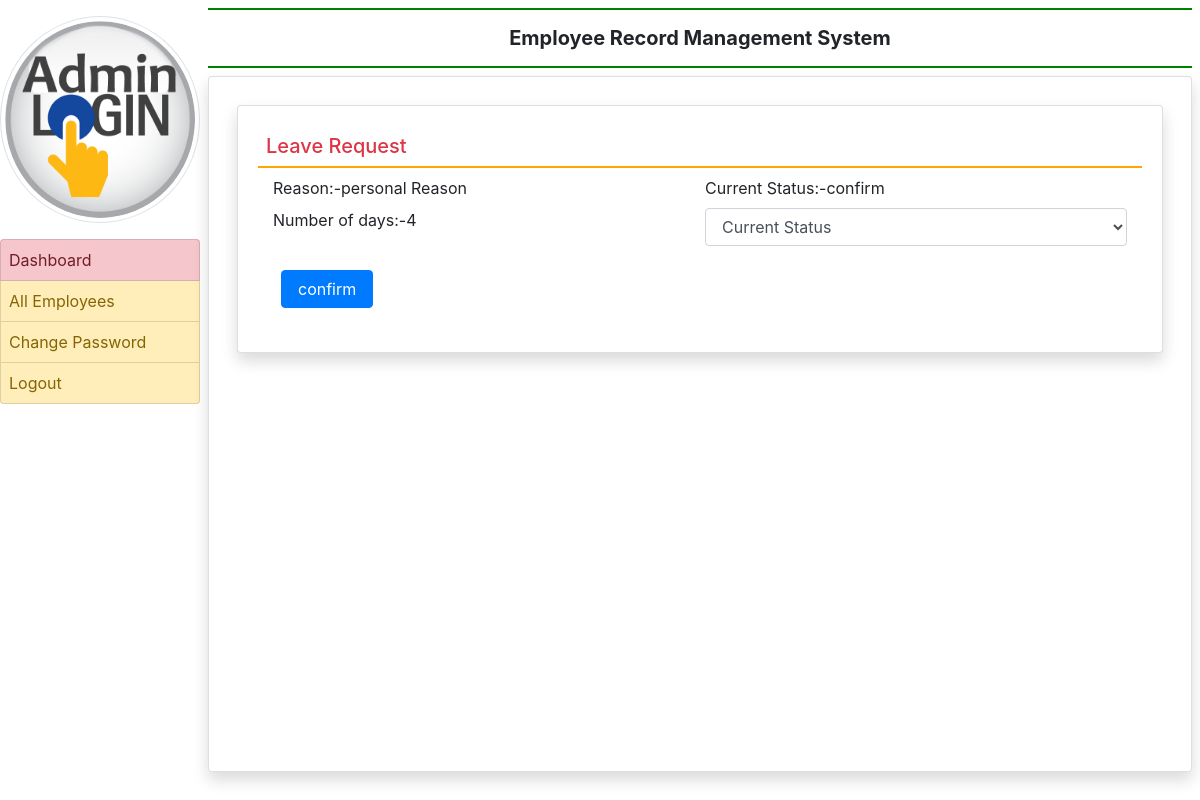
Page /request_status/31 (signed in) on the committed database.
### employee/models.py (models this page shows, shortened)
class EmployeeLeaveRequest(models.Model):
      user = models.ForeignKey(User, on_delete=models.CASCADE)
      reason = models.CharField(max_length=50, null=True)
      Num_day = models.CharField(max_length=100, null=True)
      Status = models.CharField(max_length=100, null=True)

### employee/views.py (the view, shortened to what this page needs)
# urls.py: path('request_status/<int:pid>',request_status, name='request_status'),
def request_status(request,pid):
    if not request.user.is_authenticated:
        return redirect('emp_login')
    error = ""
    user = User.objects.get(id=pid)
    leave = EmployeeLeaveRequest.objects.get(user=user)
    return render(request, 'request_status.html', locals())

### employee/templates/request_status.html (shortened to what this page needs)
{% extends 'admin_base.html' %}
{% block main %}
<div class="card shadow m-2">
    <div class="card-body" >
        <h5 class="p-2 text-danger" style="border-bottom :2px solid orange">Leave Request</h5>
        <div class="container-fluid"  >
            <form method="post">
                <div class="form-row">
                    <div class="col-sm-6">
                        <div class="form-group">
                            <label>Reason:-{{leave.reason}}</label>
                             <br><label>Number of days:-{{leave.Num_day}}</label>
                        </div>
                    </div>
                    <div class="col-sm-6">
                        <div class="form-group">
                            <label>Current Status:-{{leave.Status}} </label>
                            <select name="Cur_status" class="form-control">
                                <option value="none"> Current Status</option>
                            </select>
                        </div>
                    </div>
                </div>
                <input type="submit" value="confirm" class="m-2 px-3 btn btn-primary">
            </form>
        </div>
    </div>
</div>
{% endblock  %}

### rows in the picture
EmployeeLeaveRequest: reason "personal Reason", Num_day "4", Status "confirm"
